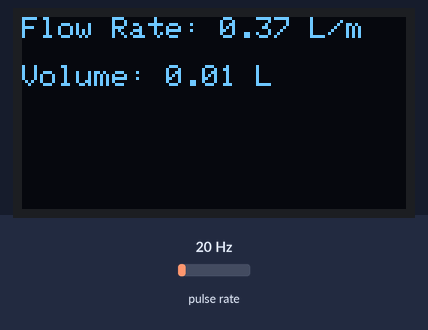
Bench run of a sketch on a simulated Arduino Uno, built with avr-gcc and run on an emulated ATmega328P. Parts: 128×64 one-colour display. Wiring (inferred from the names in the program): pulse sensor: data pin 2. The test bench sets the inputs (shaded band); at power-on: pulse rate 20 Hz. What the sketch prints to the serial monitor is not drawn.

Above: at 1.2 s.
1.3 s: pulse rate (sensor on pin 2) set to 4 Hz
At 1.76 s:
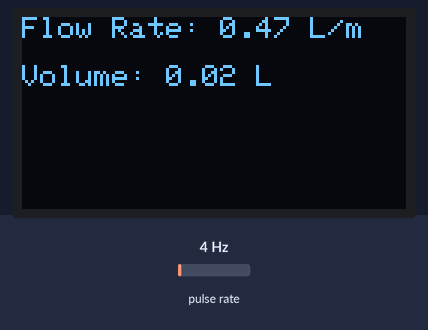
3.1 s: pulse rate (sensor on pin 2) set to 50 Hz
At 3.54 s:
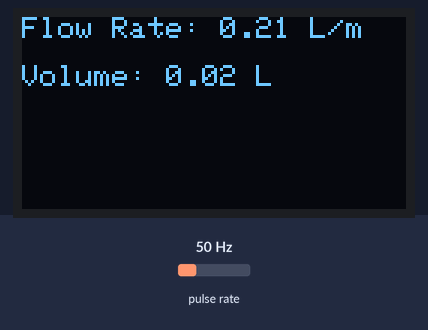
4.9 s: pulse rate (sensor on pin 2) set to 100 Hz
At 5.11 s:
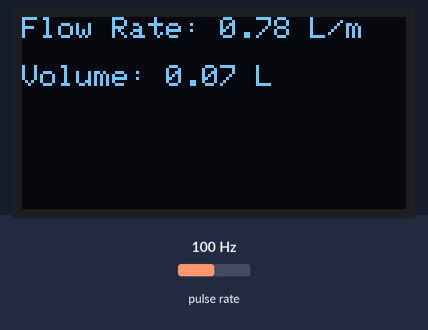

The sketch:

arduino_to_node.ino
```cpp
#include <SPI.h>
#include <Wire.h>
#include <Adafruit_GFX.h>
#include <Adafruit_SSD1306.h>

#define OLED_RESET 4
Adafruit_SSD1306 display(OLED_RESET);

int sensorPin = 2;
volatile long pulse;
volatile long pulseCount;
float volume;
float flowRate;
unsigned long lastTime;

void setup() {
  pinMode(sensorPin, INPUT);
  Serial.begin(115200);
  attachInterrupt(digitalPinToInterrupt(sensorPin), increase, RISING);

  display.begin(SSD1306_SWITCHCAPVCC, 0x3C);
  display.clearDisplay();
}

void loop() {
  volume = 0.58 * pulseCount / 1000;
  flowRate = 0.58 * pulse / 1000 * 30;
  if(millis() - lastTime > 2000) {
    pulse = 0;
    lastTime = millis();
  }
  display.setTextSize(1.9999999);
  display.setTextColor(WHITE);
  display.setCursor(0,0);
  display.print("Flow Rate: ");
  display.print(flowRate);
  display.println(" L/m");
  display.println("");
  display.print("Volume: ");
  display.print(volume);
  display.println(" L");
  display.display();
  display.clearDisplay();
  Serial.print(flowRate);
  Serial.print(" ");
  Serial.println(volume);
  delay(100);
}

void increase() {
  pulse++;
  pulseCount++;
}
```
